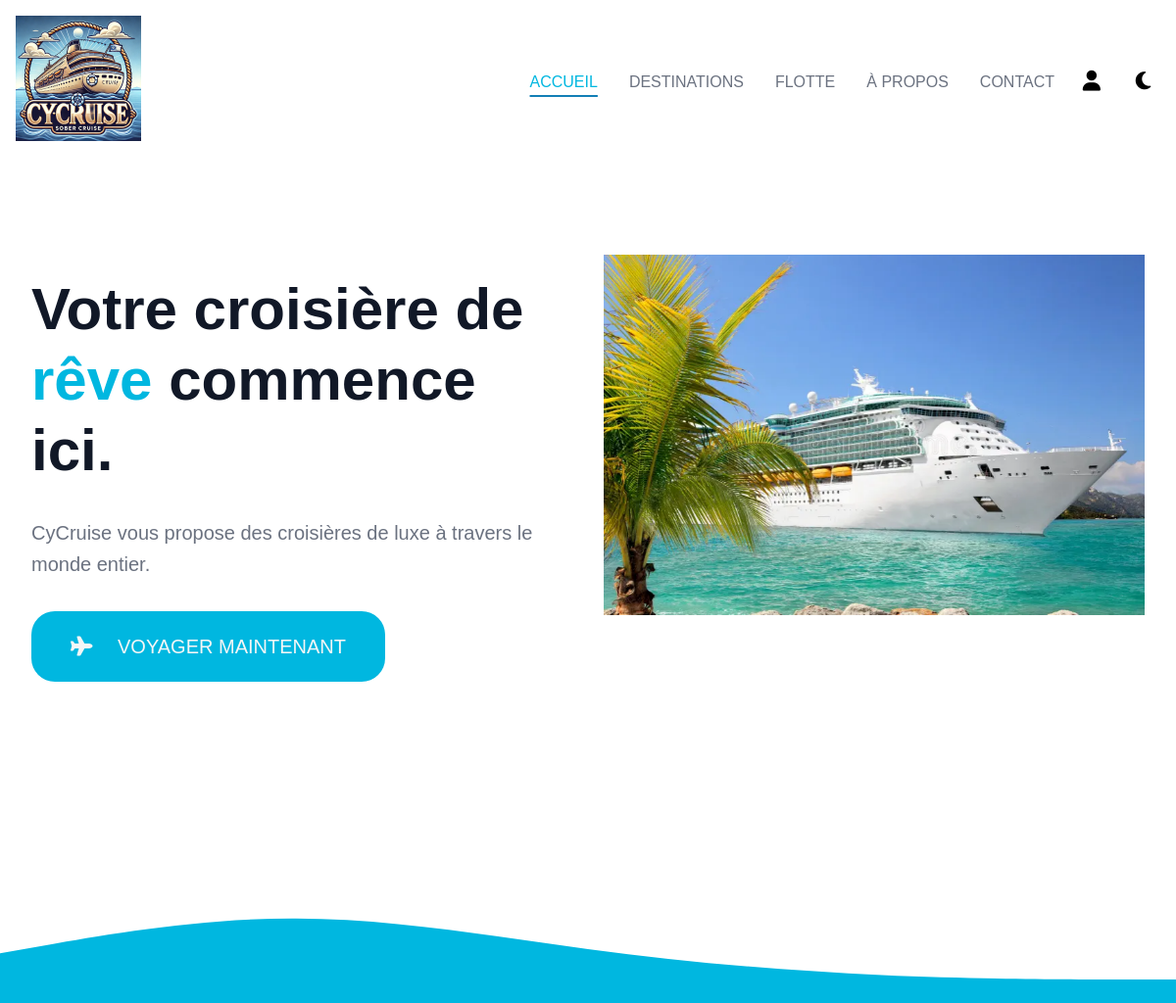
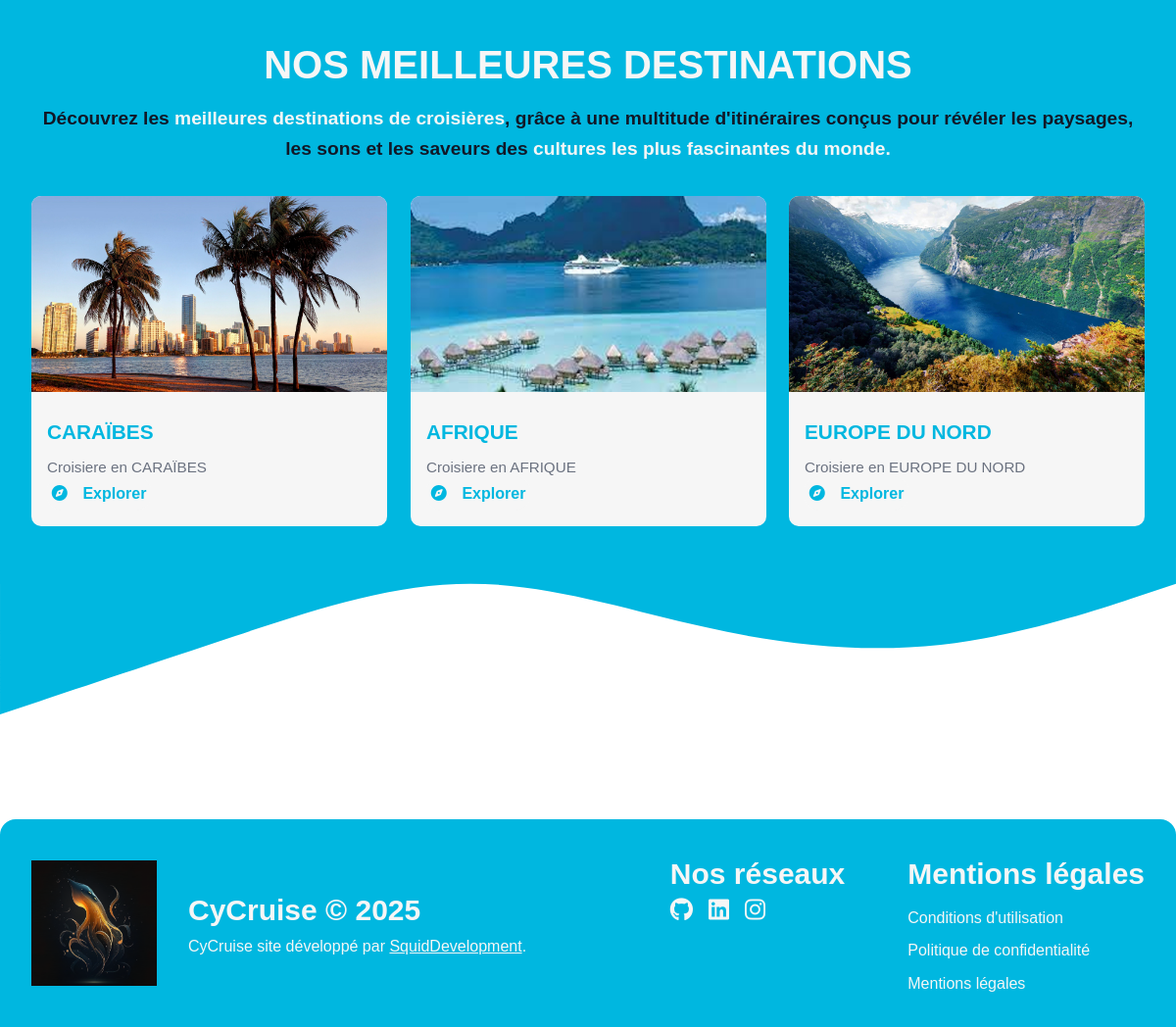
The page / on the database its author committed (2 pictures, top to bottom).
### tables this page shows
CREATE TABLE IF NOT EXISTS `cruise`(
    `id` BIGINT NOT NULL AUTO_INCREMENT PRIMARY KEY,
    `name` VARCHAR(255) NOT NULL,
    `description` LONGTEXT NOT NULL,
    `short_descriptions` VARCHAR(255) NOT NULL,
    `img` LONGTEXT NOT NULL,
    `start_date` DATE NOT NULL,
    `end_date` DATE NOT NULL,
    `duration` INT NOT NULL,
    `boat_id` BIGINT NOT NULL,
    `price` FLOAT(53) NOT NULL,
    CONSTRAINT `cruise_boat_foreign`
    FOREIGN KEY (`boat_id`) REFERENCES `boats`(`id`)
    ON DELETE CASCADE ON UPDATE CASCADE);

### src/Models/Database.php (called while the page is built, shortened)
<?php
class Database
{
    private static ?Database $instance = null;
    private mysqli $conn;
    private function __construct()
    {
        try {
            $this->conn = new mysqli(getenv("DB_HOST"), getenv("DB_USER"), getenv("DB_PASS"), getenv("DB_NAME"));
        } catch (Exception $e) {
            die("Database connection failed: " . $e->getMessage());
        }
    }
    public static function getInstance(): Database
    {
        if (self::$instance === null) {
            self::$instance = new Database();
        }
        return self::$instance;
    }
    public function getConnection(): mysqli
    {
        return $this->conn;
    }
}

### src/Repository/BoatRepository.php (called while the page is built, shortened)
<?php
require_once __DIR__ . "/../Models/Database.php";
class BoatRepository
{
    private static ?BoatRepository $instance = null;
    private Database $database;
    private function __construct()
    {
        $this->database = Database::getInstance();
    }
    public static function getInstance(): BoatRepository
    {
        if (self::$instance === null) {
            self::$instance = new BoatRepository();
        }
        return self::$instance;
    }
    public function selectById(int $id): ?Boat
    {
        try {
            $stmt = $this->database->getConnection()->prepare("SELECT * FROM boats WHERE id = ?");
            $stmt->bind_param("i", $id);
            $stmt->execute();
            $result = $stmt->get_result();
            $row = $result->fetch_assoc();
            return new Boat($row['id'], BoatType::from($row['type']), $row['name'], $row['img'], $row['descriptions'], $row['capacity'], $row['length']);
        } catch (Exception $e) {
            return null;
        }
    }
}

### src/Repository/CruiseStageRepository.php (called while the page is built, shortened)
<?php
require_once __DIR__ . "/../Models/Database.php";
class CruiseStageRepository
{
    private static ?CruiseStageRepository $instance = null;
    private Database $database;
    private function __construct()
    {
        $this->database = Database::getInstance();
    }
    public static function getInstance(): CruiseStageRepository
    {
        if (self::$instance === null) {
            self::$instance = new CruiseStageRepository();
        }
        return self::$instance;
    }
    public function selectAllByCruiseId(int $id): array
    {
        $stageListe = [];
        try {
            $stmt = $this->database->getConnection()->prepare("SELECT * FROM cruise_stage WHERE cruise_id = ?");
            $stmt->bind_param("i", $id);
            if ($stmt->execute()) {
                $result = $stmt->get_result();
                while ($row = $result->fetch_assoc()) {
                    $stageListe[] = new CruiseStage($row['id'], $row['name'], $row['description'], $row['start_date'], $row['end_date'], $row['latitude'], $row['longitude']);
                }
            }
        } catch (Exception $e) {
        }
        return $stageListe;
    }
}

### src/Repository/CruiseOptionRepository.php (called while the page is built, shortened)
<?php
require_once __DIR__ . "/../Models/Database.php";
class CruiseOptionRepository
{
    private static ?CruiseOptionRepository $instance = null;
    private Database $database;
    public function __construct()
    {
        $this->database = Database::getInstance();
    }
    public static function getInstance(): CruiseOptionRepository
    {
        if (self::$instance === null) {
            self::$instance = new CruiseOptionRepository();
        }
        return self::$instance;
    }
    public function selectAllByCruiseId(int $cruise_id): array
    {
        $cruiseOption = [];
        try {
            $stmt = $this->database->getConnection()->prepare("SELECT * FROM cruise_option WHERE cruise_id = ?");
            $stmt->bind_param("i", $cruise_id);
            if ($stmt->execute()) {
                $result = $stmt->get_result();
                while ($row = $result->fetch_assoc()) {
                    $cruiseOption[] = new CruiseOption($row['id'], $row['type'], $row['name'], $row['price'], $row['is_default'], $row['per_passenger']);
                }
            }
        } catch (Exception $e) {
        }
        return $cruiseOption;
    }
}

### src/Repository/CruiseRepository.php (called while the page is built, shortened)
<?php
require_once __DIR__ . "/../Models/Database.php";
require_once "BoatRepository.php";
require_once "CruiseStageRepository.php";
require_once "CruiseOptionRepository.php";
class CruiseRepository
{
    private static ?CruiseRepository $instance = null;
    private Database $database;
    private BoatRepository $boatRepository;
    private CruiseStageRepository $cruiseStageRepository;
    private CruiseOptionRepository $cruiseOptionRepository;
    private function __construct()
    {
        $this->database = Database::getInstance();
        $this->boatRepository = BoatRepository::getInstance();
        $this->cruiseStageRepository = CruiseStageRepository::getInstance();
        $this->cruiseOptionRepository = CruiseOptionRepository::getInstance();
    }
    public static function getInstance(): CruiseRepository
    {
        if (self::$instance === null) {
            self::$instance = new CruiseRepository();
        }
        return self::$instance;
    }
    public function findById(int $id): ?Cruise
    {
        try {
            $stmt = $this->database->getConnection()->prepare("SELECT * FROM cruise WHERE id = ?");
            $stmt->bind_param("i", $id);
            $stmt->execute();
            $result = $stmt->get_result();
            $data = $result->fetch_assoc();
            return new Cruise(
                $data['id'],
                $data['name'],
                $data['description'],
                $data['short_descriptions'],
                $data['img'],
                $data['start_date'],
                $data['end_date'],
                $data['duration'],
                $this->boatRepository->selectById($data['boat_id']),
                $this->cruiseStageRepository->selectAllByCruiseId($data['id']),
                $this->cruiseOptionRepository->selectAllByCruiseId($data['id']),
                $data['price']
            );
        } catch (Exception $e) {
            return null;
        }
    }
}

### src/Repository/HighlightedCruiseRepository.php (called while the page is built, shortened)
<?php
require_once "CruiseRepository.php";
class HighlightedCruiseRepository
{
    private static ?HighlightedCruiseRepository $instance = null;
    private Database $database;
    private CruiseRepository $cruiseRepository;
    public function __construct()
    {
        $this->database = Database::getInstance();
        $this->cruiseRepository = CruiseRepository::getInstance();
    }
    public static function getInstance(): HighlightedCruiseRepository
    {
        if (self::$instance === null) {
            self::$instance = new HighlightedCruiseRepository();
        }
        return self::$instance;
    }
    public function findAll(): array
    {
        $cruises = [];
        try {
            $stmt = $this->database->getConnection()
                ->prepare("SELECT cruise_id FROM highlighted_cruise");
            if ($stmt->execute()) {
                $result = $stmt->get_result();
                while ($row = $result->fetch_assoc()) {
                    $cruiseId = $row['cruise_id'];
                    $cruise = $this->cruiseRepository->findById($cruiseId);
                    if ($cruise) {
                        $cruises[] = $cruise;
                    }
                }
            }
        } catch (Exception $e) {
        }
        return $cruises;
    }
}

### src/Enums/BoatType.php (called while the page is built, shortened)
<?php
enum BoatType
{
    public static function from(mixed $state)
    {
        return match ($state) {
            'DEFAULT' => self::DEFAULT,
            'EXPLORA' => self::EXPLORA,
            default => throw new \InvalidArgumentException("Invalid boat type")
        };
    }
}

### public/index.php (the view, shortened to what this page needs)
<?php
require_once "../src/Repository/HighlightedCruiseRepository.php";
$cruiseList = HighlightedCruiseRepository::getInstance()->findAll();
?>
<!DOCTYPE html>
<html lang="en" xmlns="http://www.w3.org/1999/html">
<head>
    <link rel="stylesheet" href="assets/css/app.css">
    <link rel="stylesheet" href="assets/css/btn-kit.css">
    <link rel="stylesheet" href="assets/css/navbar.css">
    <link rel="stylesheet" href="assets/css/footer.css">
    <link rel="stylesheet" href="assets/css/home.css">
</head>
<body>
<?php include "../component/navbar.php"; ?>
<main>
    <section class="main-section">
        <div class="main-content">
            <h1 class="main-title">
                Votre croisière de <span class="highlight">rêve</span> commence ici.
            </h1>
            <p class="main-subtitle">
                CyCruise vous propose des croisières de luxe à travers le monde entier.
            </p>
            <a class="btn-primary" href="cruise-list.php">
                <i class="fa fa-plane btn-icon"></i>
                VOYAGER MAINTENANT
            </a>
        </div>
        <div class="main-image">
            <img alt="Cruise Image" class="cruise-image" src="assets/img/cruise-image.png">
        </div>
    </section>
    <section class="featured-section">
        <div class="featured-grid-parent">
            <div class="featured-container">
                <div class="section-header">
                    <h1 class="title">NOS MEILLEURES DESTINATIONS</h1>
                    <h2 class="subtitle">Découvrez les <span
                                class="highlight-secondary">meilleures destinations de croisières</span>, grâce à une
                        multitude
                        d'itinéraires conçus pour révéler les paysages, les sons et les saveurs des <span
                                class="highlight-secondary">cultures les plus
                            fascinantes du monde.</span></h2>
                </div>
                <div>
                    <div class="featured-grid-container">
                        <?php foreach ($cruiseList as $cruise) : ?>
                            <div class="cruise-card">
                                <img alt="Cruise 1" class="cruise-card-image"
                                     src="<?= htmlspecialchars($cruise->getImg()) ?>">
                                <div class="cruise-card-content">
                                    <h3><?php echo htmlspecialchars($cruise->getName()) ?></h3>
                                    <p><?php echo htmlspecialchars($cruise->getShortDescriptions()) ?></p>
                                    <a class="cruise-card-read-more btn-secondary"
                                       href="cruise-detail.php?id=<?php echo $cruise->getId() ?>">
                                        <i class="fa fa-compass btn-secondary-icon"></i>
                                        Explorer
                                    </a>
                                </div>
                            </div>
                        <?php endforeach; ?>
                    </div>
                </div>
            </div>
        </div>
    </section>
</main>
<?php include "../component/footer.php"; ?>
</body>
</html>

### public/assets/css/app.css (style rules this page uses)
:root { --color-light-blue: #00b7e0; --color-dark-blue: #137fb6; --color-title-blue: #111827; --color-gray: #6b7280; --color-full-white: #f6f6f6; --background-color: white; --background-color-alternate: #f6f6f6; --color-dark-white: black; --color-confirm-ok: #5cb85c; --color-confirm-pending: #ffaa00; --color-confirm-fail: #d9534f; }
* { margin: 0; padding: 0; box-sizing: border-box; }
body { font-family: Arial Rounded MT Bold, Helvetica Rounded, Arial, sans-serif; line-height: 1.6; background-color: var(--background-color); }
svg { display: block; }
.highlight { color: var(--color-light-blue); }
.highlight-secondary { color: var(--color-full-white); }

### public/assets/css/btn-kit.css (style rules this page uses)
.btn-primary { display: inline-flex; align-items: center; background-color: var(--color-light-blue); color: var(--color-full-white); font-size: 1.25rem; font-weight: 500; padding: 1.25rem 2.5rem; border-radius: 1.5rem; text-decoration: none; transition: background-color 0.3s, transform 0.2s; border: none; }
.btn-icon { width: 2.5rem; margin-right: 0.5rem; }
.btn-secondary { display: inline-flex; align-items: center; background-color: var(--color-full-white); color: var(--color-light-blue); font-size: 1rem; font-weight: 500; padding: 0.3rem 0.3rem; border-radius: 1rem; text-decoration: none; transition: background-color 0.3s, transform 0.2s; border: none; }
.btn-secondary-icon { width: 1.5rem; margin-right: 0.2rem; }

### public/assets/css/home.css (style rules this page uses)
.main-section { padding: 2rem; max-width: 1280px; margin: 0 auto; display: flex; align-items: center; gap: 2rem; }
.main-content { flex: 1; padding-top: 5rem; }
.main-title { font-size: 3.75rem; color: var(--color-title-blue); line-height: 1.2; }
.main-subtitle { margin-top: 2rem; margin-bottom: 2rem; color: var(--color-gray); font-size: 1.25rem; }
.main-image { flex: 1; }
.cruise-image { width: 100%; }
.featured-section { margin-top: 2rem; text-align: center; }
.featured-grid-parent { background-color: var(--color-light-blue); width: 100%; }
.featured-container { background-color: var(--color-light-blue); max-width: 1200px; margin: 0 auto; padding: 2rem; }
.featured-grid-container { display: grid; gap: 1.5rem; grid-template-columns: repeat(auto-fit, minmax(300px, 1fr)); margin-top: 2rem; }
.cruise-card { position: relative; background: var(--color-full-white); border-radius: 10px; overflow: hidden; text-align: left; padding-bottom: 2rem; }
.cruise-card-image { width: 100%; height: 200px; object-fit: cover; }
.cruise-card-content { padding: 1rem; }
.cruise-card-content h3 { font-size: 1.3rem; color: var(--color-light-blue); font-weight: bold; }
.cruise-card-content p { font-size: 0.95rem; color: var(--color-gray); margin-top: 0.5rem; }
.cruise-card-read-more { display: inline-block; margin-top: 0.5rem; text-decoration: none; font-weight: bold; position: absolute; bottom: 1rem; left: 1rem; }
.section-header .title { font-size: 2.5rem; font-weight: bold; color: var(--color-full-white); }
.section-header .subtitle { font-size: 1.2rem; color: var(--color-title-blue); margin-top: 0.5rem; }

### rows shown on the page
cruise: img (picture), name "CARAÏBES", short_descriptions "Croisiere en CARAÏBES"
cruise: img (picture), name "AFRIQUE", short_descriptions "Croisiere en AFRIQUE"
cruise: img (picture), name "EUROPE DU NORD", short_descriptions "Croisiere en EUROPE DU NORD"
